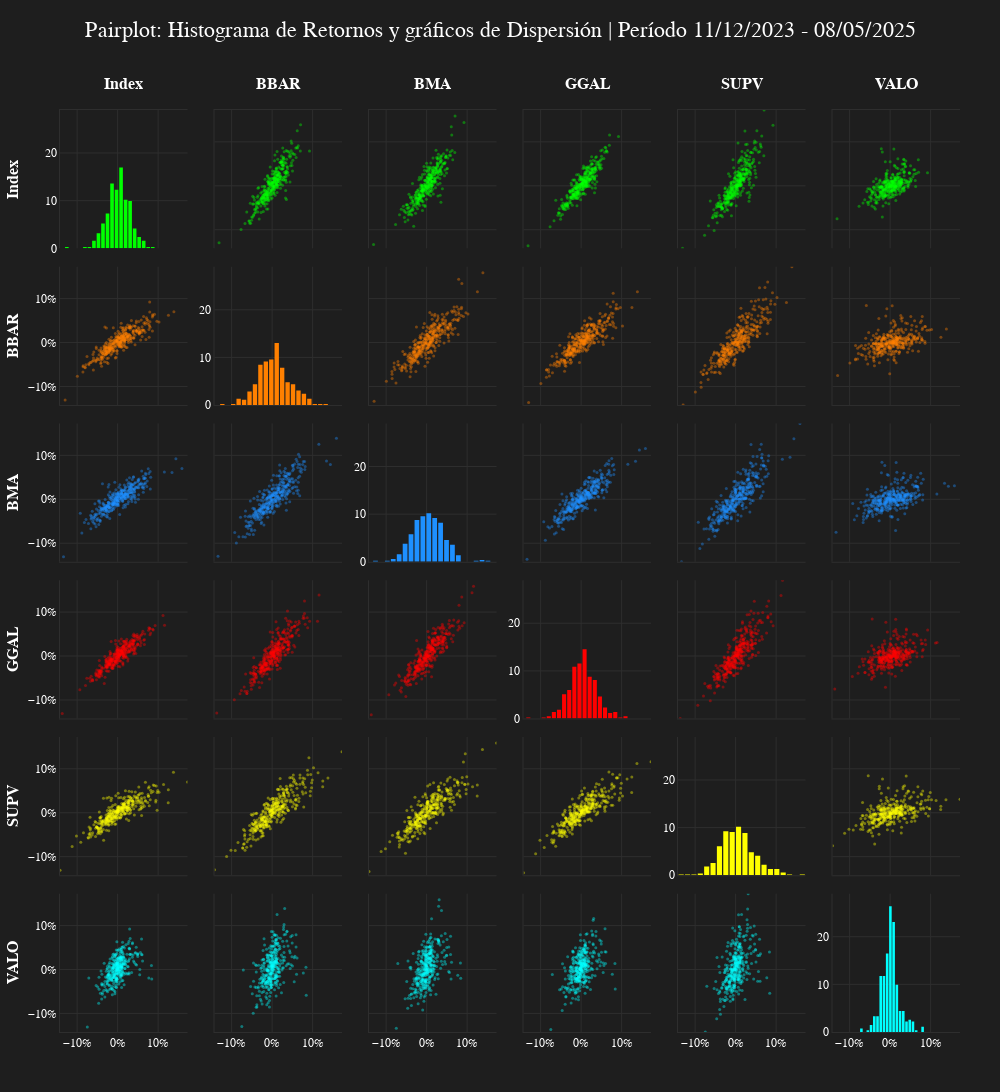

The cell this chart's notebook holds for it:
### Markdown cell above
## 5.4 Scatter Matrix

### Code cell
datos = returns
fecha_inicio, fecha_fin = datos.index[[0, -1]]
periodo = f"{fecha_inicio.strftime('%d/%m/%Y')} - {fecha_fin.strftime('%d/%m/%Y')}"

graf_titulo = f'Pairplot: Histograma de Retornos y gráficos de Dispersión | Período {periodo}'

assets = datos.columns

assets_graph = len(datos.columns)
rows_graph = assets_graph
cols_graph = assets_graph

bins_hist = 20
x_min, x_max = datos.min().min(), datos.max().max()
y_max_hist = max(np.histogram(datos[asset], bins=bins_hist, density=True)[0].max() for asset in datos.columns)

fig_pairplot = make_subplots(
	rows=assets_graph, cols=assets_graph, shared_xaxes=True, shared_yaxes=False, horizontal_spacing=0.03, vertical_spacing=0.02)

def actualizar_ejes(row, col, x_range, y_range, is_histogram=False):
	show_x = row == assets_graph  # Mostrar solo en la última fila
	show_y = col == 1 or is_histogram  # Mostrar en la primera columna o si es un histograma

	fig_pairplot.update_xaxes(
		range=x_range, tickformat=".0%", 
		showticklabels=show_x, row=row, col=col)

	fig_pairplot.update_yaxes(
		range=y_range, tickformat=".0f" if is_histogram else ".0%", showticklabels=show_y, row=row, col=col)


for i, asset_x in enumerate(assets):
	for j, asset_y in enumerate(assets):
		row, col = i + 1, j + 1

		if i == j:  # Histograma
			hist_values, bin_edges = np.histogram(datos[asset_x], bins=bins_hist, density=True)
			bin_centers = bin_edges[:-1] + np.diff(bin_edges) / 2

			fig_pairplot.add_trace(go.Bar(x=bin_centers, y=hist_values, marker=dict(opacity=1, color=get_color(i)), showlegend=False), row=row, col=col)
			actualizar_ejes(row, col, [x_min, x_max], [0, y_max_hist * 1.1], is_histogram=True)

		else:  # Gráfico de dispersión
			fig_pairplot.add_trace(go.Scatter(x=datos[asset_x], y=datos[asset_y], mode='markers', marker=dict(size=3, opacity=0.4, color=get_color(i)), showlegend=False), row=row, col=col)
			actualizar_ejes(row, col, [x_min, x_max], [x_min, x_max])


fig_pairplot.update_layout(
	width=1000, height=205*rows_graph, margin=dict(l=60, r=40, t=110, b=60), autosize=True, 
	title=dict(text=graf_titulo, x=0.5, y=0.98))

# Nombres de los activos en la parte superior y en la primera columna
for i, asset in enumerate(assets):
	fig_pairplot.update_xaxes(title_text=f"<b>{asset}</b>", row=1, col=i+1, title_standoff=15, side='top')
	fig_pairplot.update_yaxes(title_text=f"<b>{asset}</b>", row=i+1, col=1)


set_bloomberg_dark(fig_pairplot)
fig_pairplot.show()

### Figure 1 — Plotly figure (JSON) as saved in the notebook; plotly's stock layout.template omitted (floating-point values rounded to 4 significant figures; data arrays with more than 128 entries replaced by an {"elided": "..."} marker saying what was removed)
{"data": [{"marker": {"color": "#00FF00", "opacity": 1}, "showlegend": false, "type": "bar", "x": [-0.1254, -0.1142, -0.1031, -0.09193, -0.08077, -0.06961, -0.05845, -0.04729, -0.03613, -0.02497, -0.01381, -0.002648, 0.008512, 0.01967, 0.03083, 0.04199, 0.05315, 0.06431, 0.07547, 0.08663], "xaxis": "x", "y": [0.2612, 0.0, 0.0, 0.0, 0.2612, 0.2612, 1.567, 3.135, 5.225, 7.315, 13.58, 12.28, 16.98, 10.19, 9.927, 4.18, 2.351, 1.567, 0.2612, 0.2612], "yaxis": "y"}, {"marker": {"color": "#00FF00", "opacity": 0.4, "size": 3}, "mode": "markers", "showlegend": false, "type": "scatter", "x": {"elided": "343 float values"}, "xaxis": "x2", "y": {"elided": "343 float values"}, "yaxis": "y2"}, {"marker": {"color": "#00FF00", "opacity": 0.4, "size": 3}, "mode": "markers", "showlegend": false, "type": "scatter", "x": {"elided": "343 float values"}, "xaxis": "x3", "y": {"elided": "343 float values"}, "yaxis": "y3"}, {"marker": {"color": "#00FF00", "opacity": 0.4, "size": 3}, "mode": "markers", "showlegend": false, "type": "scatter", "x": {"elided": "343 float values"}, "xaxis": "x4", "y": {"elided": "343 float values"}, "yaxis": "y4"}, {"marker": {"color": "#00FF00", "opacity": 0.4, "size": 3}, "mode": "markers", "showlegend": false, "type": "scatter", "x": {"elided": "343 float values"}, "xaxis": "x5", "y": {"elided": "343 float values"}, "yaxis": "y5"}, {"marker": {"color": "#00FF00", "opacity": 0.4, "size": 3}, "mode": "markers", "showlegend": false, "type": "scatter", "x": {"elided": "343 float values"}, "xaxis": "x6", "y": {"elided": "343 float values"}, "yaxis": "y6"}, {"marker": {"color": "#FF8000", "opacity": 0.4, "size": 3}, "mode": "markers", "showlegend": false, "type": "scatter", "x": {"elided": "343 float values"}, "xaxis": "x7", "y": {"elided": "343 float values"}, "yaxis": "y7"}, {"marker": {"color": "#FF8000", "opacity": 1}, "showlegend": false, "type": "bar", "x": [-0.1229, -0.1095, -0.09607, -0.08264, -0.06921, -0.05578, -0.04236, -0.02893, -0.0155, -0.002071, 0.01136, 0.02479, 0.03821, 0.05164, 0.06507, 0.0785, 0.09193, 0.1054, 0.1188, 0.1322], "xaxis": "x8", "y": [0.2171, 0.0, 0.2171, 1.303, 1.086, 2.822, 4.342, 8.467, 9.119, 9.553, 13.03, 7.816, 4.776, 4.342, 3.04, 2.388, 1.303, 0.2171, 0.2171, 0.2171], "yaxis": "y8"}, {"marker": {"color": "#FF8000", "opacity": 0.4, "size": 3}, "mode": "markers", "showlegend": false, "type": "scatter", "x": {"elided": "343 float values"}, "xaxis": "x9", "y": {"elided": "343 float values"}, "yaxis": "y9"}, {"marker": {"color": "#FF8000", "opacity": 0.4, "size": 3}, "mode": "markers", "showlegend": false, "type": "scatter", "x": {"elided": "343 float values"}, "xaxis": "x10", "y": {"elided": "343 float values"}, "yaxis": "y10"}, {"marker": {"color": "#FF8000", "opacity": 0.4, "size": 3}, "mode": "markers", "showlegend": false, "type": "scatter", "x": {"elided": "343 float values"}, "xaxis": "x11", "y": {"elided": "343 float values"}, "yaxis": "y11"}, {"marker": {"color": "#FF8000", "opacity": 0.4, "size": 3}, "mode": "markers", "showlegend": false, "type": "scatter", "x": {"elided": "343 float values"}, "xaxis": "x12", "y": {"elided": "343 float values"}, "yaxis": "y12"}, {"marker": {"color": "#1E90FF", "opacity": 0.4, "size": 3}, "mode": "markers", "showlegend": false, "type": "scatter", "x": {"elided": "343 float values"}, "xaxis": "x13", "y": {"elided": "343 float values"}, "yaxis": "y13"}, {"marker": {"color": "#1E90FF", "opacity": 0.4, "size": 3}, "mode": "markers", "showlegend": false, "type": "scatter", "x": {"elided": "343 float values"}, "xaxis": "x14", "y": {"elided": "343 float values"}, "yaxis": "y14"}, {"marker": {"color": "#1E90FF", "opacity": 1}, "showlegend": false, "type": "bar", "x": [-0.1262, -0.1116, -0.097, -0.08239, -0.06778, -0.05317, -0.03856, -0.02394, -0.009332, 0.00528, 0.01989, 0.0345, 0.04912, 0.06373, 0.07834, 0.09295, 0.1076, 0.1222, 0.1368, 0.1514], "xaxis": "x15", "y": [0.1995, 0.0, 0.1995, 0.5986, 1.596, 3.791, 5.786, 8.779, 9.577, 10.18, 9.178, 8.181, 4.589, 3.592, 1.397, 0.0, 0.0, 0.1995, 0.3991, 0.1995], "yaxis": "y15"}, {"marker": {"color": "#1E90FF", "opacity": 0.4, "size": 3}, "mode": "markers", "showlegend": false, "type": "scatter", "x": {"elided": "343 float values"}, "xaxis": "x16", "y": {"elided": "343 float values"}, "yaxis": "y16"}, {"marker": {"color": "#1E90FF", "opacity": 0.4, "size": 3}, "mode": "markers", "showlegend": false, "type": "scatter", "x": {"elided": "343 float values"}, "xaxis": "x17", "y": {"elided": "343 float values"}, "yaxis": "y17"}, {"marker": {"color": "#1E90FF", "opacity": 0.4, "size": 3}, "mode": "markers", "showlegend": false, "type": "scatter", "x": {"elided": "343 float values"}, "xaxis": "x18", "y": {"elided": "343 float values"}, "yaxis": "y18"}, {"marker": {"color": "#FF0000", "opacity": 0.4, "size": 3}, "mode": "markers", "showlegend": false, "type": "scatter", "x": {"elided": "343 float values"}, "xaxis": "x19", "y": {"elided": "343 float values"}, "yaxis": "y19"}, {"marker": {"color": "#FF0000", "opacity": 0.4, "size": 3}, "mode": "markers", "showlegend": false, "type": "scatter", "x": {"elided": "343 float values"}, "xaxis": "x20", "y": {"elided": "343 float values"}, "yaxis": "y20"}, {"marker": {"color": "#FF0000", "opacity": 0.4, "size": 3}, "mode": "markers", "showlegend": false, "type": "scatter", "x": {"elided": "343 float values"}, "xaxis": "x21", "y": {"elided": "343 float values"}, "yaxis": "y21"}, {"marker": {"color": "#FF0000", "opacity": 1}, "showlegend": false, "type": "bar", "x": [-0.1304, -0.1177, -0.1051, -0.09248, -0.07986, -0.06723, -0.05461, -0.04199, -0.02936, -0.01674, -0.004116, 0.008508, 0.02113, 0.03375, 0.04638, 0.059, 0.07163, 0.08425, 0.09687, 0.1095], "xaxis": "x22", "y": [0.231, 0.0, 0.0, 0.231, 0.4619, 1.386, 1.848, 5.081, 6.005, 10.85, 11.55, 14.55, 8.776, 8.083, 4.619, 2.31, 1.155, 1.386, 0.231, 0.4619], "yaxis": "y22"}, {"marker": {"color": "#FF0000", "opacity": 0.4, "size": 3}, "mode": "markers", "showlegend": false, "type": "scatter", "x": {"elided": "343 float values"}, "xaxis": "x23", "y": {"elided": "343 float values"}, "yaxis": "y23"}, {"marker": {"color": "#FF0000", "opacity": 0.4, "size": 3}, "mode": "markers", "showlegend": false, "type": "scatter", "x": {"elided": "343 float values"}, "xaxis": "x24", "y": {"elided": "343 float values"}, "yaxis": "y24"}, {"marker": {"color": "#FFFF00", "opacity": 0.4, "size": 3}, "mode": "markers", "showlegend": false, "type": "scatter", "x": {"elided": "343 float values"}, "xaxis": "x25", "y": {"elided": "343 float values"}, "yaxis": "y25"}, {"marker": {"color": "#FFFF00", "opacity": 0.4, "size": 3}, "mode": "markers", "showlegend": false, "type": "scatter", "x": {"elided": "343 float values"}, "xaxis": "x26", "y": {"elided": "343 float values"}, "yaxis": "y26"}, {"marker": {"color": "#FFFF00", "opacity": 0.4, "size": 3}, "mode": "markers", "showlegend": false, "type": "scatter", "x": {"elided": "343 float values"}, "xaxis": "x27", "y": {"elided": "343 float values"}, "yaxis": "y27"}, {"marker": {"color": "#FFFF00", "opacity": 0.4, "size": 3}, "mode": "markers", "showlegend": false, "type": "scatter", "x": {"elided": "343 float values"}, "xaxis": "x28", "y": {"elided": "343 float values"}, "yaxis": "y28"}, {"marker": {"color": "#FFFF00", "opacity": 1}, "showlegend": false, "type": "bar", "x": [-0.1344, -0.1186, -0.1029, -0.08717, -0.07144, -0.0557, -0.03996, -0.02422, -0.008488, 0.007249, 0.02299, 0.03872, 0.05446, 0.0702, 0.08593, 0.1017, 0.1174, 0.1331, 0.1489, 0.1646], "xaxis": "x29", "y": [0.1853, 0.1853, 0.1853, 0.3705, 1.853, 2.594, 6.114, 9.263, 9.078, 10.19, 8.893, 4.817, 4.076, 2.223, 1.297, 1.297, 0.5558, 0.1853, 0.0, 0.1853], "yaxis": "y29"}, {"marker": {"color": "#FFFF00", "opacity": 0.4, "size": 3}, "mode": "markers", "showlegend": false, "type": "scatter", "x": {"elided": "343 float values"}, "xaxis": "x30", "y": {"elided": "343 float values"}, "yaxis": "y30"}, {"marker": {"color": "#00FFFF", "opacity": 0.4, "size": 3}, "mode": "markers", "showlegend": false, "type": "scatter", "x": {"elided": "343 float values"}, "xaxis": "x31", "y": {"elided": "343 float values"}, "yaxis": "y31"}, {"marker": {"color": "#00FFFF", "opacity": 0.4, "size": 3}, "mode": "markers", "showlegend": false, "type": "scatter", "x": {"elided": "343 float values"}, "xaxis": "x32", "y": {"elided": "343 float values"}, "yaxis": "y32"}, {"marker": {"color": "#00FFFF", "opacity": 0.4, "size": 3}, "mode": "markers", "showlegend": false, "type": "scatter", "x": {"elided": "343 float values"}, "xaxis": "x33", "y": {"elided": "343 float values"}, "yaxis": "y33"}, {"marker": {"color": "#00FFFF", "opacity": 0.4, "size": 3}, "mode": "markers", "showlegend": false, "type": "scatter", "x": {"elided": "343 float values"}, "xaxis": "x34", "y": {"elided": "343 float values"}, "yaxis": "y34"}, {"marker": {"color": "#00FFFF", "opacity": 0.4, "size": 3}, "mode": "markers", "showlegend": false, "type": "scatter", "x": {"elided": "343 float values"}, "xaxis": "x35", "y": {"elided": "343 float values"}, "yaxis": "y35"}, {"marker": {"color": "#00FFFF", "opacity": 1}, "showlegend": false, "type": "bar", "x": [-0.07091, -0.06296, -0.055, -0.04705, -0.0391, -0.03115, -0.02319, -0.01524, -0.007287, 0.0006659, 0.008619, 0.01657, 0.02452, 0.03248, 0.04043, 0.04838, 0.05634, 0.06429, 0.07224, 0.08019], "xaxis": "x36", "y": [0.7332, 0.0, 0.3666, 1.466, 3.299, 3.299, 11.73, 11.73, 16.5, 26.39, 23.1, 9.898, 4.399, 4.399, 2.2, 2.566, 2.2, 0.3666, 0.0, 1.1], "yaxis": "y36"}], "layout": {"autosize": true, "height": 1230, "margin": {"b": 60, "l": 60, "r": 40, "t": 110}, "title": {"text": "Pairplot: Histograma de Retornos y gráficos de Dispersión | Período 11/12/2023 - 08/05/2025", "x": 0.5, "y": 0.98}, "width": 1000, "xaxis": {"anchor": "y", "domain": [0, 0.1417], "matches": "x31", "range": [-0.1423, 0.1725], "showticklabels": false, "side": "top", "tickformat": ".0%", "title": {"standoff": 15, "text": "<b>Index</b>"}}, "xaxis10": {"anchor": "y10", "domain": [0.515, 0.6567], "matches": "x34", "range": [-0.1423, 0.1725], "showticklabels": false, "tickformat": ".0%"}, "xaxis11": {"anchor": "y11", "domain": [0.6867, 0.8283], "matches": "x35", "range": [-0.1423, 0.1725], "showticklabels": false, "tickformat": ".0%"}, "xaxis12": {"anchor": "y12", "domain": [0.8583, 1], "matches": "x36", "range": [-0.1423, 0.1725], "showticklabels": false, "tickformat": ".0%"}, "xaxis13": {"anchor": "y13", "domain": [0, 0.1417], "matches": "x31", "range": [-0.1423, 0.1725], "showticklabels": false, "tickformat": ".0%"}, "xaxis14": {"anchor": "y14", "domain": [0.1717, 0.3133], "matches": "x32", "range": [-0.1423, 0.1725], "showticklabels": false, "tickformat": ".0%"}, "xaxis15": {"anchor": "y15", "domain": [0.3433, 0.485], "matches": "x33", "range": [-0.1423, 0.1725], "showticklabels": false, "tickformat": ".0%"}, "xaxis16": {"anchor": "y16", "domain": [0.515, 0.6567], "matches": "x34", "range": [-0.1423, 0.1725], "showticklabels": false, "tickformat": ".0%"}, "xaxis17": {"anchor": "y17", "domain": [0.6867, 0.8283], "matches": "x35", "range": [-0.1423, 0.1725], "showticklabels": false, "tickformat": ".0%"}, "xaxis18": {"anchor": "y18", "domain": [0.8583, 1], "matches": "x36", "range": [-0.1423, 0.1725], "showticklabels": false, "tickformat": ".0%"}, "xaxis19": {"anchor": "y19", "domain": [0, 0.1417], "matches": "x31", "range": [-0.1423, 0.1725], "showticklabels": false, "tickformat": ".0%"}, "xaxis2": {"anchor": "y2", "domain": [0.1717, 0.3133], "matches": "x32", "range": [-0.1423, 0.1725], "showticklabels": false, "side": "top", "tickformat": ".0%", "title": {"standoff": 15, "text": "<b>BBAR</b>"}}, "xaxis20": {"anchor": "y20", "domain": [0.1717, 0.3133], "matches": "x32", "range": [-0.1423, 0.1725], "showticklabels": false, "tickformat": ".0%"}, "xaxis21": {"anchor": "y21", "domain": [0.3433, 0.485], "matches": "x33", "range": [-0.1423, 0.1725], "showticklabels": false, "tickformat": ".0%"}, "xaxis22": {"anchor": "y22", "domain": [0.515, 0.6567], "matches": "x34", "range": [-0.1423, 0.1725], "showticklabels": false, "tickformat": ".0%"}, "xaxis23": {"anchor": "y23", "domain": [0.6867, 0.8283], "matches": "x35", "range": [-0.1423, 0.1725], "showticklabels": false, "tickformat": ".0%"}, "xaxis24": {"anchor": "y24", "domain": [0.8583, 1], "matches": "x36", "range": [-0.1423, 0.1725], "showticklabels": false, "tickformat": ".0%"}, "xaxis25": {"anchor": "y25", "domain": [0, 0.1417], "matches": "x31", "range": [-0.1423, 0.1725], "showticklabels": false, "tickformat": ".0%"}, "xaxis26": {"anchor": "y26", "domain": [0.1717, 0.3133], "matches": "x32", "range": [-0.1423, 0.1725], "showticklabels": false, "tickformat": ".0%"}, "xaxis27": {"anchor": "y27", "domain": [0.3433, 0.485], "matches": "x33", "range": [-0.1423, 0.1725], "showticklabels": false, "tickformat": ".0%"}, "xaxis28": {"anchor": "y28", "domain": [0.515, 0.6567], "matches": "x34", "range": [-0.1423, 0.1725], "showticklabels": false, "tickformat": ".0%"}, "xaxis29": {"anchor": "y29", "domain": [0.6867, 0.8283], "matches": "x35", "range": [-0.1423, 0.1725], "showticklabels": false, "tickformat": ".0%"}, "xaxis3": {"anchor": "y3", "domain": [0.3433, 0.485], "matches": "x33", "range": [-0.1423, 0.1725], "showticklabels": false, "side": "top", "tickformat": ".0%", "title": {"standoff": 15, "text": "<b>BMA</b>"}}, "xaxis30": {"anchor": "y30", "domain": [0.8583, 1], "matches": "x36", "range": [-0.1423, 0.1725], "showticklabels": false, "tickformat": ".0%"}, "xaxis31": {"anchor": "y31", "domain": [0, 0.1417], "range": [-0.1423, 0.1725], "showticklabels": true, "tickformat": ".0%"}, "xaxis32": {"anchor": "y32", "domain": [0.1717, 0.3133], "range": [-0.1423, 0.1725], "showticklabels": true, "tickformat": ".0%"}, "xaxis33": {"anchor": "y33", "domain": [0.3433, 0.485], "range": [-0.1423, 0.1725], "showticklabels": true, "tickformat": ".0%"}, "xaxis34": {"anchor": "y34", "domain": [0.515, 0.6567], "range": [-0.1423, 0.1725], "showticklabels": true, "tickformat": ".0%"}, "xaxis35": {"anchor": "y35", "domain": [0.6867, 0.8283], "range": [-0.1423, 0.1725], "showticklabels": true, "tickformat": ".0%"}, "xaxis36": {"anchor": "y36", "domain": [0.8583, 1], "range": [-0.1423, 0.1725], "showticklabels": true, "tickformat": ".0%"}, "xaxis4": {"anchor": "y4", "domain": [0.515, 0.6567], "matches": "x34", "range": [-0.1423, 0.1725], "showticklabels": false, "side": "top", "tickformat": ".0%", "title": {"standoff": 15, "text": "<b>GGAL</b>"}}, "xaxis5": {"anchor": "y5", "domain": [0.6867, 0.8283], "matches": "x35", "range": [-0.1423, 0.1725], "showticklabels": false, "side": "top", "tickformat": ".0%", "title": {"standoff": 15, "text": "<b>SUPV</b>"}}, "xaxis6": {"anchor": "y6", "domain": [0.8583, 1], "matches": "x36", "range": [-0.1423, 0.1725], "showticklabels": false, "side": "top", "tickformat": ".0%", "title": {"standoff": 15, "text": "<b>VALO</b>"}}, "xaxis7": {"anchor": "y7", "domain": [0, 0.1417], "matches": "x31", "range": [-0.1423, 0.1725], "showticklabels": false, "tickformat": ".0%"}, "xaxis8": {"anchor": "y8", "domain": [0.1717, 0.3133], "matches": "x32", "range": [-0.1423, 0.1725], "showticklabels": false, "tickformat": ".0%"}, "xaxis9": {"anchor": "y9", "domain": [0.3433, 0.485], "matches": "x33", "range": [-0.1423, 0.1725], "showticklabels": false, "tickformat": ".0%"}, "yaxis": {"anchor": "x", "domain": [0.85, 1], "range": [0, 29.03], "showticklabels": true, "tickformat": ".0f", "title": {"text": "<b>Index</b>"}}, "yaxis10": {"anchor": "x10", "domain": [0.68, 0.83], "range": [-0.1423, 0.1725], "showticklabels": false, "tickformat": ".0%"}, "yaxis11": {"anchor": "x11", "domain": [0.68, 0.83], "range": [-0.1423, 0.1725], "showticklabels": false, "tickformat": ".0%"}, "yaxis12": {"anchor": "x12", "domain": [0.68, 0.83], "range": [-0.1423, 0.1725], "showticklabels": false, "tickformat": ".0%"}, "yaxis13": {"anchor": "x13", "domain": [0.51, 0.66], "range": [-0.1423, 0.1725], "showticklabels": true, "tickformat": ".0%", "title": {"text": "<b>BMA</b>"}}, "yaxis14": {"anchor": "x14", "domain": [0.51, 0.66], "range": [-0.1423, 0.1725], "showticklabels": false, "tickformat": ".0%"}, "yaxis15": {"anchor": "x15", "domain": [0.51, 0.66], "range": [0, 29.03], "showticklabels": true, "tickformat": ".0f"}, "yaxis16": {"anchor": "x16", "domain": [0.51, 0.66], "range": [-0.1423, 0.1725], "showticklabels": false, "tickformat": ".0%"}, "yaxis17": {"anchor": "x17", "domain": [0.51, 0.66], "range": [-0.1423, 0.1725], "showticklabels": false, "tickformat": ".0%"}, "yaxis18": {"anchor": "x18", "domain": [0.51, 0.66], "range": [-0.1423, 0.1725], "showticklabels": false, "tickformat": ".0%"}, "yaxis19": {"anchor": "x19", "domain": [0.34, 0.49], "range": [-0.1423, 0.1725], "showticklabels": true, "tickformat": ".0%", "title": {"text": "<b>GGAL</b>"}}, "yaxis2": {"anchor": "x2", "domain": [0.85, 1], "range": [-0.1423, 0.1725], "showticklabels": false, "tickformat": ".0%"}, "yaxis20": {"anchor": "x20", "domain": [0.34, 0.49], "range": [-0.1423, 0.1725], "showticklabels": false, "tickformat": ".0%"}, "yaxis21": {"anchor": "x21", "domain": [0.34, 0.49], "range": [-0.1423, 0.1725], "showticklabels": false, "tickformat": ".0%"}, "yaxis22": {"anchor": "x22", "domain": [0.34, 0.49], "range": [0, 29.03], "showticklabels": true, "tickformat": ".0f"}, "yaxis23": {"anchor": "x23", "domain": [0.34, 0.49], "range": [-0.1423, 0.1725], "showticklabels": false, "tickformat": ".0%"}, "yaxis24": {"anchor": "x24", "domain": [0.34, 0.49], "range": [-0.1423, 0.1725], "showticklabels": false, "tickformat": ".0%"}, "yaxis25": {"anchor": "x25", "domain": [0.17, 0.32], "range": [-0.1423, 0.1725], "showticklabels": true, "tickformat": ".0%", "title": {"text": "<b>SUPV</b>"}}, "yaxis26": {"anchor": "x26", "domain": [0.17, 0.32], "range": [-0.1423, 0.1725], "showticklabels": false, "tickformat": ".0%"}, "yaxis27": {"anchor": "x27", "domain": [0.17, 0.32], "range": [-0.1423, 0.1725], "showticklabels": false, "tickformat": ".0%"}, "yaxis28": {"anchor": "x28", "domain": [0.17, 0.32], "range": [-0.1423, 0.1725], "showticklabels": false, "tickformat": ".0%"}, "yaxis29": {"anchor": "x29", "domain": [0.17, 0.32], "range": [0, 29.03], "showticklabels": true, "tickformat": ".0f"}, "yaxis3": {"anchor": "x3", "domain": [0.85, 1], "range": [-0.1423, 0.1725], "showticklabels": false, "tickformat": ".0%"}, "yaxis30": {"anchor": "x30", "domain": [0.17, 0.32], "range": [-0.1423, 0.1725], "showticklabels": false, "tickformat": ".0%"}, "yaxis31": {"anchor": "x31", "domain": [0, 0.15], "range": [-0.1423, 0.1725], "showticklabels": true, "tickformat": ".0%", "title": {"text": "<b>VALO</b>"}}, "yaxis32": {"anchor": "x32", "domain": [0, 0.15], "range": [-0.1423, 0.1725], "showticklabels": false, "tickformat": ".0%"}, "yaxis33": {"anchor": "x33", "domain": [0, 0.15], "range": [-0.1423, 0.1725], "showticklabels": false, "tickformat": ".0%"}, "yaxis34": {"anchor": "x34", "domain": [0, 0.15], "range": [-0.1423, 0.1725], "showticklabels": false, "tickformat": ".0%"}, "yaxis35": {"anchor": "x35", "domain": [0, 0.15], "range": [-0.1423, 0.1725], "showticklabels": false, "tickformat": ".0%"}, "yaxis36": {"anchor": "x36", "domain": [0, 0.15], "range": [0, 29.03], "showticklabels": true, "tickformat": ".0f"}, "yaxis4": {"anchor": "x4", "domain": [0.85, 1], "range": [-0.1423, 0.1725], "showticklabels": false, "tickformat": ".0%"}, "yaxis5": {"anchor": "x5", "domain": [0.85, 1], "range": [-0.1423, 0.1725], "showticklabels": false, "tickformat": ".0%"}, "yaxis6": {"anchor": "x6", "domain": [0.85, 1], "range": [-0.1423, 0.1725], "showticklabels": false, "tickformat": ".0%"}, "yaxis7": {"anchor": "x7", "domain": [0.68, 0.83], "range": [-0.1423, 0.1725], "showticklabels": true, "tickformat": ".0%", "title": {"text": "<b>BBAR</b>"}}, "yaxis8": {"anchor": "x8", "domain": [0.68, 0.83], "range": [0, 29.03], "showticklabels": true, "tickformat": ".0f"}, "yaxis9": {"anchor": "x9", "domain": [0.68, 0.83], "range": [-0.1423, 0.1725], "showticklabels": false, "tickformat": ".0%"}}}
